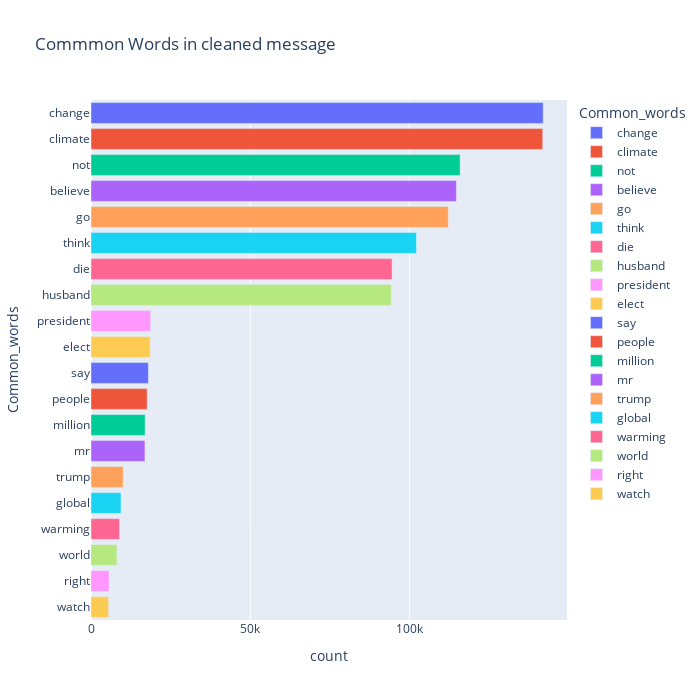

Write notebook code for a chart like this one.
### Code cell
fig = px.bar(temp0, x="count", y="Common_words", title='Commmon Words in cleaned message', orientation='h', 
             width=700, height=700,color='Common_words')
fig.show()

### Figure 1 — Plotly figure (JSON) as saved in the notebook; plotly's stock layout.template omitted (floating-point values rounded to 4 significant figures)
{"data": [{"alignmentgroup": "True", "hovertemplate": "Common_words=%{y}<br>count=%{x}<extra></extra>", "legendgroup": "change", "marker": {"color": "#636efa"}, "name": "change", "offsetgroup": "change", "orientation": "h", "showlegend": true, "textposition": "auto", "type": "bar", "x": [141937], "xaxis": "x", "y": ["change"], "yaxis": "y"}, {"alignmentgroup": "True", "hovertemplate": "Common_words=%{y}<br>count=%{x}<extra></extra>", "legendgroup": "climate", "marker": {"color": "#EF553B"}, "name": "climate", "offsetgroup": "climate", "orientation": "h", "showlegend": true, "textposition": "auto", "type": "bar", "x": [141788], "xaxis": "x", "y": ["climate"], "yaxis": "y"}, {"alignmentgroup": "True", "hovertemplate": "Common_words=%{y}<br>count=%{x}<extra></extra>", "legendgroup": "not", "marker": {"color": "#00cc96"}, "name": "not", "offsetgroup": "not", "orientation": "h", "showlegend": true, "textposition": "auto", "type": "bar", "x": [115864], "xaxis": "x", "y": ["not"], "yaxis": "y"}, {"alignmentgroup": "True", "hovertemplate": "Common_words=%{y}<br>count=%{x}<extra></extra>", "legendgroup": "believe", "marker": {"color": "#ab63fa"}, "name": "believe", "offsetgroup": "believe", "orientation": "h", "showlegend": true, "textposition": "auto", "type": "bar", "x": [114686], "xaxis": "x", "y": ["believe"], "yaxis": "y"}, {"alignmentgroup": "True", "hovertemplate": "Common_words=%{y}<br>count=%{x}<extra></extra>", "legendgroup": "go", "marker": {"color": "#FFA15A"}, "name": "go", "offsetgroup": "go", "orientation": "h", "showlegend": true, "textposition": "auto", "type": "bar", "x": [112155], "xaxis": "x", "y": ["go"], "yaxis": "y"}, {"alignmentgroup": "True", "hovertemplate": "Common_words=%{y}<br>count=%{x}<extra></extra>", "legendgroup": "think", "marker": {"color": "#19d3f3"}, "name": "think", "offsetgroup": "think", "orientation": "h", "showlegend": true, "textposition": "auto", "type": "bar", "x": [102150], "xaxis": "x", "y": ["think"], "yaxis": "y"}, {"alignmentgroup": "True", "hovertemplate": "Common_words=%{y}<br>count=%{x}<extra></extra>", "legendgroup": "die", "marker": {"color": "#FF6692"}, "name": "die", "offsetgroup": "die", "orientation": "h", "showlegend": true, "textposition": "auto", "type": "bar", "x": [94503], "xaxis": "x", "y": ["die"], "yaxis": "y"}, {"alignmentgroup": "True", "hovertemplate": "Common_words=%{y}<br>count=%{x}<extra></extra>", "legendgroup": "husband", "marker": {"color": "#B6E880"}, "name": "husband", "offsetgroup": "husband", "orientation": "h", "showlegend": true, "textposition": "auto", "type": "bar", "x": [94261], "xaxis": "x", "y": ["husband"], "yaxis": "y"}, {"alignmentgroup": "True", "hovertemplate": "Common_words=%{y}<br>count=%{x}<extra></extra>", "legendgroup": "president", "marker": {"color": "#FF97FF"}, "name": "president", "offsetgroup": "president", "orientation": "h", "showlegend": true, "textposition": "auto", "type": "bar", "x": [18716], "xaxis": "x", "y": ["president"], "yaxis": "y"}, {"alignmentgroup": "True", "hovertemplate": "Common_words=%{y}<br>count=%{x}<extra></extra>", "legendgroup": "elect", "marker": {"color": "#FECB52"}, "name": "elect", "offsetgroup": "elect", "orientation": "h", "showlegend": true, "textposition": "auto", "type": "bar", "x": [18585], "xaxis": "x", "y": ["elect"], "yaxis": "y"}, {"alignmentgroup": "True", "hovertemplate": "Common_words=%{y}<br>count=%{x}<extra></extra>", "legendgroup": "say", "marker": {"color": "#636efa"}, "name": "say", "offsetgroup": "say", "orientation": "h", "showlegend": true, "textposition": "auto", "type": "bar", "x": [18004], "xaxis": "x", "y": ["say"], "yaxis": "y"}, {"alignmentgroup": "True", "hovertemplate": "Common_words=%{y}<br>count=%{x}<extra></extra>", "legendgroup": "people", "marker": {"color": "#EF553B"}, "name": "people", "offsetgroup": "people", "orientation": "h", "showlegend": true, "textposition": "auto", "type": "bar", "x": [17618], "xaxis": "x", "y": ["people"], "yaxis": "y"}, {"alignmentgroup": "True", "hovertemplate": "Common_words=%{y}<br>count=%{x}<extra></extra>", "legendgroup": "million", "marker": {"color": "#00cc96"}, "name": "million", "offsetgroup": "million", "orientation": "h", "showlegend": true, "textposition": "auto", "type": "bar", "x": [16991], "xaxis": "x", "y": ["million"], "yaxis": "y"}, {"alignmentgroup": "True", "hovertemplate": "Common_words=%{y}<br>count=%{x}<extra></extra>", "legendgroup": "mr", "marker": {"color": "#ab63fa"}, "name": "mr", "offsetgroup": "mr", "orientation": "h", "showlegend": true, "textposition": "auto", "type": "bar", "x": [16935], "xaxis": "x", "y": ["mr"], "yaxis": "y"}, {"alignmentgroup": "True", "hovertemplate": "Common_words=%{y}<br>count=%{x}<extra></extra>", "legendgroup": "trump", "marker": {"color": "#FFA15A"}, "name": "trump", "offsetgroup": "trump", "orientation": "h", "showlegend": true, "textposition": "auto", "type": "bar", "x": [10091], "xaxis": "x", "y": ["trump"], "yaxis": "y"}, {"alignmentgroup": "True", "hovertemplate": "Common_words=%{y}<br>count=%{x}<extra></extra>", "legendgroup": "global", "marker": {"color": "#19d3f3"}, "name": "global", "offsetgroup": "global", "orientation": "h", "showlegend": true, "textposition": "auto", "type": "bar", "x": [9413], "xaxis": "x", "y": ["global"], "yaxis": "y"}, {"alignmentgroup": "True", "hovertemplate": "Common_words=%{y}<br>count=%{x}<extra></extra>", "legendgroup": "warming", "marker": {"color": "#FF6692"}, "name": "warming", "offsetgroup": "warming", "orientation": "h", "showlegend": true, "textposition": "auto", "type": "bar", "x": [8935], "xaxis": "x", "y": ["warming"], "yaxis": "y"}, {"alignmentgroup": "True", "hovertemplate": "Common_words=%{y}<br>count=%{x}<extra></extra>", "legendgroup": "world", "marker": {"color": "#B6E880"}, "name": "world", "offsetgroup": "world", "orientation": "h", "showlegend": true, "textposition": "auto", "type": "bar", "x": [8128], "xaxis": "x", "y": ["world"], "yaxis": "y"}, {"alignmentgroup": "True", "hovertemplate": "Common_words=%{y}<br>count=%{x}<extra></extra>", "legendgroup": "right", "marker": {"color": "#FF97FF"}, "name": "right", "offsetgroup": "right", "orientation": "h", "showlegend": true, "textposition": "auto", "type": "bar", "x": [5671], "xaxis": "x", "y": ["right"], "yaxis": "y"}, {"alignmentgroup": "True", "hovertemplate": "Common_words=%{y}<br>count=%{x}<extra></extra>", "legendgroup": "watch", "marker": {"color": "#FECB52"}, "name": "watch", "offsetgroup": "watch", "orientation": "h", "showlegend": true, "textposition": "auto", "type": "bar", "x": [5512], "xaxis": "x", "y": ["watch"], "yaxis": "y"}], "layout": {"barmode": "relative", "height": 700, "legend": {"title": {"text": "Common_words"}, "tracegroupgap": 0}, "title": {"text": "Commmon Words in cleaned message"}, "width": 700, "xaxis": {"anchor": "y", "domain": [0, 1], "title": {"text": "count"}}, "yaxis": {"anchor": "x", "categoryarray": ["watch", "right", "world", "warming", "global", "trump", "mr", "million", "people", "say", "elect", "president", "husband", "die", "think", "go", "believe", "not", "climate", "change"], "categoryorder": "array", "domain": [0, 1], "title": {"text": "Common_words"}}}}
